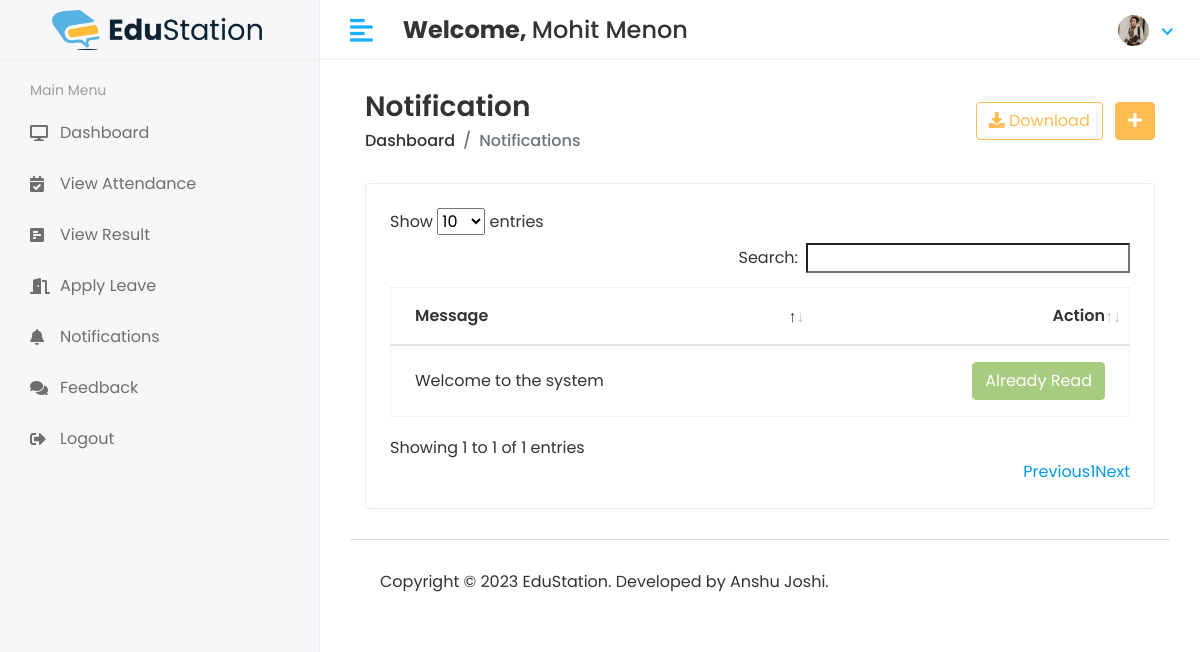
The app's page /Student/Notification (signed in) with its own data.
### app/models.py (models this page shows, shortened)
class CustomUser(AbstractUser):
    user_type_data = (
        (1, "HOD"),
        (2, "Staff"),
        (3, "Student")
    )
    user_type = models.CharField(default=1, choices=user_type_data, max_length=10)
    profile_pic = models.ImageField(upload_to='media/profile_pic')

class NotificationStudent(models.Model):
    id = models.AutoField(primary_key=True)
    student_id = models.ForeignKey(Students, on_delete=models.CASCADE)
    message = models.TextField()
    created_at = models.DateTimeField(auto_now_add=True)
    updated_at = models.DateTimeField(auto_now=True)
    objects = models.Manager()
    status = models.IntegerField(null=True, default=0)

### student_management_system/studentviews.py (the view)
# urls.py: path('Student/Notification', studentviews.NOTIFICATION, name='stud_notification'),
@login_required(login_url='/')
def NOTIFICATION(request):
    stud = Students.objects.filter(admin=request.user.id)
    for i in stud:
        stud_id = i.id
        notification = NotificationStudent.objects.filter(student_id=stud_id)
        context = {
            'notification': notification,
        }
        return render(request, 'student/notification.html', context)

### templates/student/notification.html (shortened to what this page needs)
{% extends 'base.html' %}
{% block main_content %}
<div class="content container-fluid">
               <div class="page-header">
                  <div class="row align-items-center">
                     <div class="col">
                        <h3 class="page-title">Notification</h3>
                        <ul class="breadcrumb">
                           <li class="breadcrumb-item"><a href="index.html">Dashboard</a></li>
                           <li class="breadcrumb-item active">Notifications</li>
                        </ul>
                     </div>
                     <div class="col-auto text-right float-right ml-auto">
                        <a href="#" class="btn btn-outline-primary mr-2"><i class="fas fa-download"></i> Download</a>
                        <a href="add-student.html" class="btn btn-primary"><i class="fas fa-plus"></i></a>
                     </div>
                  </div>
               </div>
               <div class="row">
                  <div class="col-sm-12">
                     <div class="card card-table">
                        <div class="card-body">
                           <div class="table-responsive">
                              <table class="table table-hover table-center mb-0" id="table_id">
                                 <thead>
                                    <tr>
                                       <th>Message</th>
                                       <th class="text-right">Action</th>
                                    </tr>
                                 </thead>
                                 <tbody>
                                 {% for i in notification %}
                                    <tr>
                                       <td>{{i.message}}</td>
                                       <td class="text-right">
                                          <div class="actions">
                                             {% if i.status == 0 %}
                                                <a href="{% url 'stud_notification_mark_as_done' status=i.id %}" class="btn btn-danger">Mark As Read</a >
                                             {% else %}
                                                <button disabled="disabled" class="btn btn-success">Already Read</button >
                                             {% endif %}
                                          </div>
                                       </td>
                                    </tr>
                                 {% endfor %}
                                 </tbody>
                              </table>
                           </div>
                        </div>
                     </div>
                  </div>
               </div>
            </div>
{% endblock main_content%}

### templates/includes/header.html (shortened to what this page needs)
{% load static %}
<div class="main-wrapper">
         <div class="header">
            <div class="header-left">
               <a href="index.html" style="padding: 2rem;" class="logo">
               <img src="{% static 'assets/img/es-logo.png' %}" alt="Logo">
               </a>
            </div>
            <a href="javascript:void(0);" id="toggle_btn">
            <i class="fas fa-align-left"></i>
            </a>
            <div class="top-nav-search mt-3">
               <h4><strong>Welcome, </strong><span>{{user.first_name}} {{ user.last_name }}</span></h4>
            </div>
            <ul class="nav user-menu">
               <li class="nav-item dropdown has-arrow">
                  <a href="#" class="dropdown-toggle nav-link" data-toggle="dropdown">
                  <span class="user-img">
                     {% if user.profile_pic == "" %}
                        <span class="user-img"><img class="rounded-circle" src="{% static 'assets/img/noimg.png' %}" width="31" alt="User Image"></span>
                     {% else %}
                        <span class="user-img"><img class="rounded-circle" src="/{{user.profile_pic}}" width="31" alt="User Image"></span>
                     {% endif %}
                  </span>
                  </a>
               </li>
            </ul>
         </div>

### static/assets/css/style.css (style rules this page uses)
html { height: 100%; }
body { background-color: #fff; color: #333; font-family: 'Poppins', sans-serif; font-size: 1rem; height: 100%; line-height: 1.5; overflow-x: hidden; }
h1, h2, h3, h4, h5, h6 { font-family: 'Poppins', sans-serif; margin-top: 0; }
a { color: #009ce7; }
input, button, a { transition: all 0.4s ease; -moz-transition: all 0.4s ease; -o-transition: all 0.4s ease; -ms-transition: all 0.4s ease; -webkit-transition: all 0.4s ease; }
input, input:focus, button, button:focus { outline: none; }
ul, ol { padding: 0px; list-style: none; }
.table { color: #333; max-width: 100%; margin-bottom: 0; width: 100%; }
.table.dataTable { border-collapse: collapse !important; border: 1px solid rgba(0, 0, 0, 0.05); }
.table thead tr th { font-weight: 600; }
.table tbody tr { border-bottom: 1px solid rgba(0, 0, 0, 0.05); }
.table.table-center td, .table.table-center th { vertical-align: middle; }
.card-table .card-body .table > thead > tr > th { border-top: 0; }
.card-table .card-body .table tr td:first-child, .card-table .card-body .table tr th:first-child { padding-left: 1.5rem; }
.card-table .card-body .table tr td:last-child, .card-table .card-body .table tr th:last-child { padding-right: 1.5rem; }
.card-table .table td, .card-table .table th { border-top: 1px solid #e2e5e8; padding: 1rem 0.75rem; white-space: nowrap; }
.btn-primary { background-color: #FFBC53; border: 1px solid #FFBC53; }
.btn-success { background-color: #7bb13c; border: 1px solid #7bb13c }
.btn-success.disabled, .btn-success:disabled { background-color: #7bb13c; border-color: #7bb13c; color: #fff; }
.btn-outline-primary { color: #FFBC53; border-color: #FFBC53; }
.card { border: 1px solid #ececf5; box-shadow: 0 1px 3px 0 rgba(0, 0, 0, 0.03); margin-bottom: 1.875rem; }
.card-body { padding: 1.5rem; }
.header { background-color: #fff; border-bottom: 1px solid #f3f3f4; left: 0; position: fixed; right: 0; top: 0; z-index: 1001; height: 60px; }
.header .header-left { float: left; height: 60px; padding: 0 20px; position: relative; width: 320px; z-index: 1; transition: all 0.2s ease-in-out; background-color: #f7f7fa; border-bottom: 1px solid #efefef; border-right: 1px solid #ececf5; display: flex; align-items: center; }
.header .header-left .logo { display: inline-block; line-height: 60px; }
.header .header-left .logo img { max-height: 40px; width: auto; }
.header .dropdown-toggle:after { display: none; }
.header .has-arrow .dropdown-toggle:after { border-top: 0; border-left: 0; border-bottom: 2px solid #18aefa; border-right: 2px solid #18aefa; content: ''; height: 8px; display: inline-block; pointer-events: none; -webkit-transform-origin: 66% 66%; -ms-transform-origin: 66% 66%; transform-origin: 66% 66%; -webkit-transform: rotate(45deg); -ms-transform: rotate(45deg); transform: rotate(45deg); -webkit-transition: all 0.15s ease-in-out; transition: all 0.15s ease-in-out; width: 8px; vertical-align: 0px; }
.user-menu { float: right; margin: 0; position: relative; z-index: 99; padding-right: 15px; }
.user-menu.nav > li > a { color: #a0a0a0; font-size: 14px; line-height: 58px; padding: 0 15px; height: 60px; }
.user-img { margin-right: 3px; position: relative; }
.top-nav-search { float: left; margin-left: 15px; }
.main-wrapper { width: 100%; height: 100vh; min-height: 100vh; }
.page-header { margin-bottom: 1.875rem; }
.page-header .breadcrumb { background-color: transparent; color: #6c757d; font-size: 1rem; font-weight: 500; margin-bottom: 0; padding: 0; }
.page-header .breadcrumb a { color: #333; }
.page-title { font-size: 28px; font-weight: 600; color: #333; margin-bottom: 5px; }
@media (min-width: 992px) { #toggle_btn { align-items: center; color: #18aefa; display: inline-flex; float: left; font-size: 26px; height: 60px; justify-content: center; margin-left: 15px; padding: 0 15px; } }

### records on screen
CustomUser: first_name "Mohit", last_name "Menon", profile_pic (picture)
NotificationStudent: message "Welcome to the system", status "Already Read"
